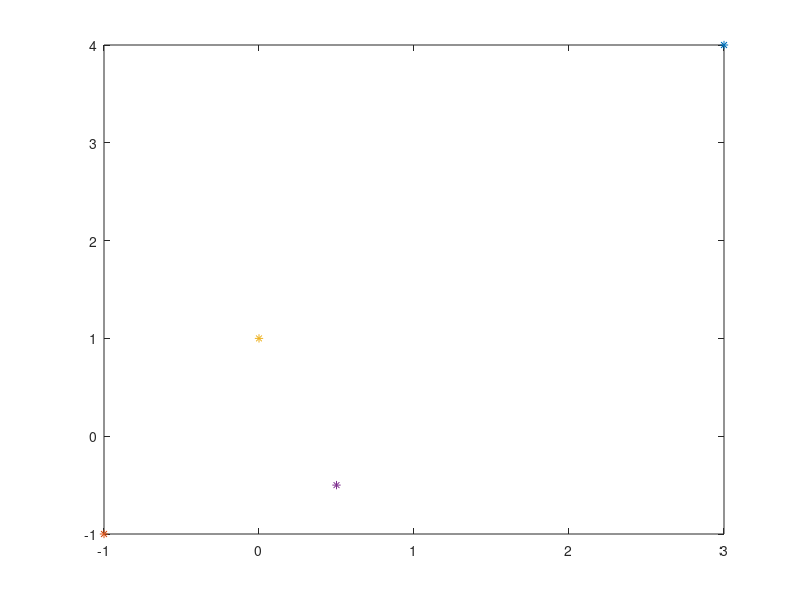

This chart was generated by the following MATLAB code:
%Ex 1
p1 = [1 5 2];
roots(p1);

p2 = [1 4 5];
roots(p2);

p3 = [1 0 2];
roots(p3);

p4 = [1 0 -3];
roots(p4);

p5 = [1 2 -1 -2];
roots(p5);

%Ex 2
z1 = 3 + 4j;
z2 = -1 - j;
z3 = (j-2) / (2j + 1);
z4 = 1/(j + 1);

plot(real(z1), imag(z1), "*");
hold on;
plot(real(z2), imag(z2), "*");
hold on;
plot(real(z3), imag(z3), "*");
hold on;
plot(real(z4), imag(z4), "*");
hold on;

